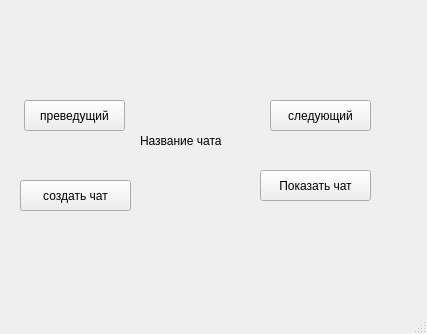
<?xml version="1.0" encoding="UTF-8"?>
<ui version="4.0">
 <class>showchat</class>
 <widget class="QMainWindow" name="showchat">
  <property name="geometry">
   <rect>
    <x>0</x>
    <y>0</y>
    <width>427</width>
    <height>334</height>
   </rect>
  </property>
  <property name="windowTitle">
   <string>MainWindow</string>
  </property>
  <widget class="QWidget" name="centralwidget">
   <widget class="QPushButton" name="previos">
    <property name="geometry">
     <rect>
      <x>24</x>
      <y>100</y>
      <width>101</width>
      <height>31</height>
     </rect>
    </property>
    <property name="text">
     <string>преведущий</string>
    </property>
   </widget>
   <widget class="QPushButton" name="next">
    <property name="geometry">
     <rect>
      <x>270</x>
      <y>100</y>
      <width>101</width>
      <height>31</height>
     </rect>
    </property>
    <property name="text">
     <string>следующий</string>
    </property>
   </widget>
   <widget class="QPushButton" name="showchat_2">
    <property name="geometry">
     <rect>
      <x>260</x>
      <y>170</y>
      <width>111</width>
      <height>31</height>
     </rect>
    </property>
    <property name="text">
     <string>Показать чат</string>
    </property>
   </widget>
   <widget class="QPushButton" name="createchat">
    <property name="geometry">
     <rect>
      <x>20</x>
      <y>180</y>
      <width>111</width>
      <height>31</height>
     </rect>
    </property>
    <property name="text">
     <string>создать чат</string>
    </property>
   </widget>
   <widget class="QLabel" name="label">
    <property name="geometry">
     <rect>
      <x>140</x>
      <y>120</y>
      <width>111</width>
      <height>41</height>
     </rect>
    </property>
    <property name="text">
     <string>Название чата</string>
    </property>
   </widget>
  </widget>
  <widget class="QMenuBar" name="menubar">
   <property name="geometry">
    <rect>
     <x>0</x>
     <y>0</y>
     <width>427</width>
     <height>21</height>
    </rect>
   </property>
  </widget>
  <widget class="QStatusBar" name="statusbar"/>
 </widget>
 <resources/>
 <connections/>
</ui>
